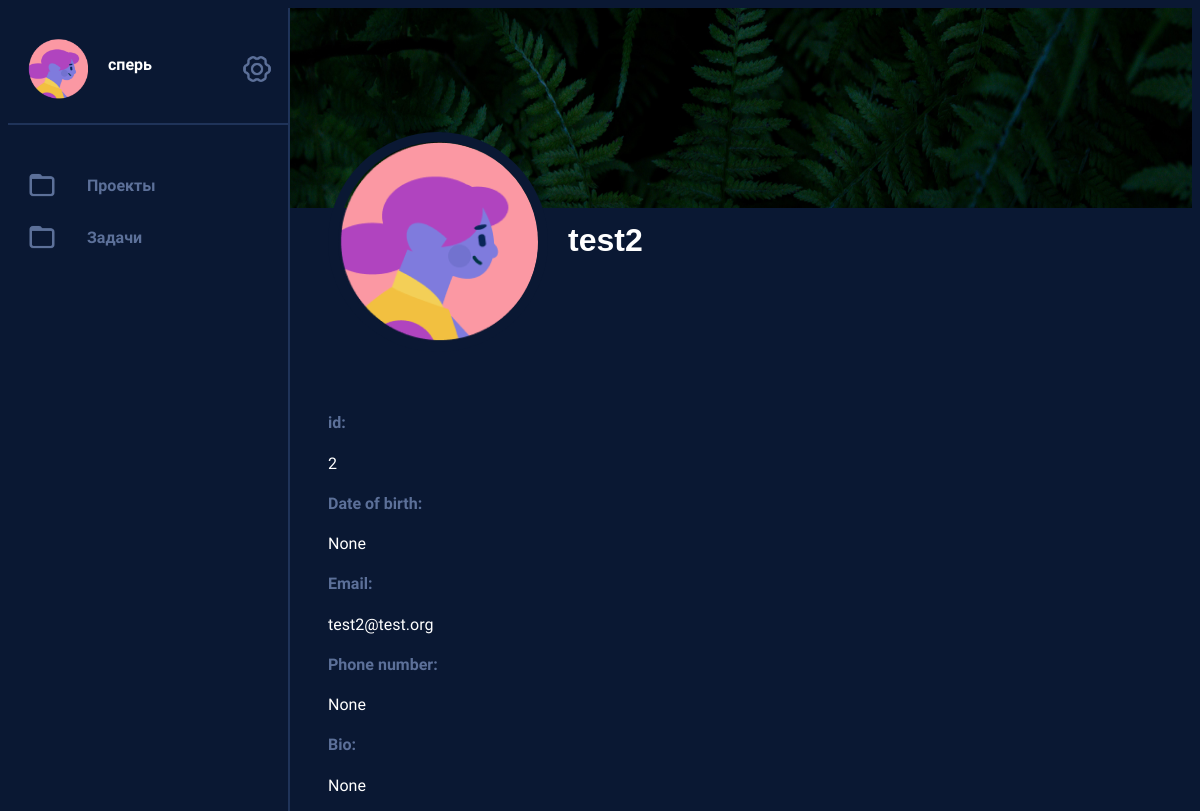
The page /profile/2 (signed in) on the database as committed earlier.
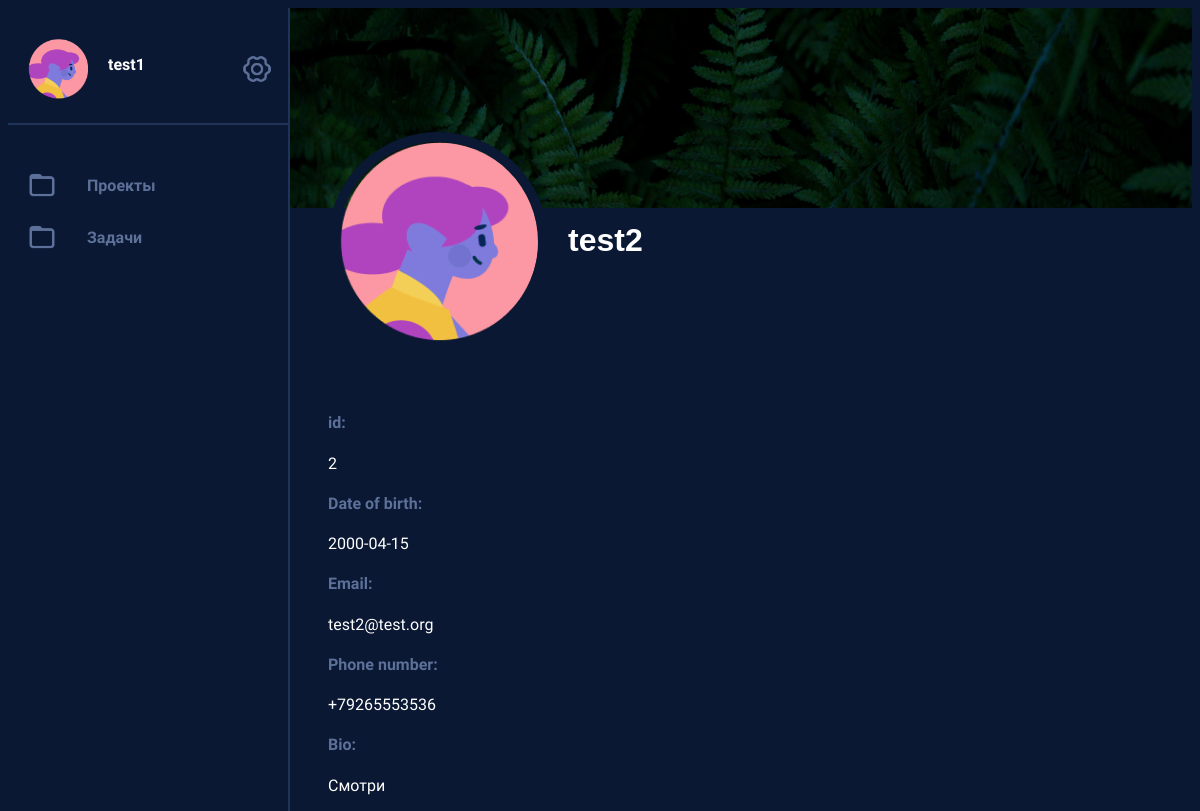
The same page on the database as committed later.
### data/users.py (models this page shows, shortened)
class User(SqlAlchemyBase, UserMixin, SerializerMixin):
    __tablename__ = 'users'
    id = sqlalchemy.Column(sqlalchemy.Integer, primary_key=True, autoincrement=True)
    login = sqlalchemy.Column(sqlalchemy.String, nullable=True)
    password = sqlalchemy.Column(sqlalchemy.String, nullable=True)
    email = sqlalchemy.Column(sqlalchemy.String, index=True, unique=True, nullable=True)
    phone = sqlalchemy.Column(sqlalchemy.String, index=True, unique=True, nullable=True)
    name = sqlalchemy.Column(sqlalchemy.String, nullable=True)
    birth_date = sqlalchemy.Column(sqlalchemy.DateTime, nullable=True)
    bio = sqlalchemy.Column(sqlalchemy.String, nullable=True)
    projects = sqlalchemy.Column(sqlalchemy.String, nullable=True, default=None)
    tasks = sqlalchemy.Column(sqlalchemy.String, nullable=True, default=None)
    picture = sqlalchemy.Column(sqlalchemy.Integer, nullable=True)

### services/profile.py (the view)
@blueprint.route('/profile/<int:user_id>')
@login_required
def profile1(user_id):
    u = flask_login.current_user.id
    if u == user_id:
        return redirect('/profile')
    db_sess = session.create_session()
    user = db_sess.query(User).get(user_id)
    us = db_sess.query(User).get(u)
    return render_template('profile_foreign.html', title='Verk | Profile', name=us.name, naming=user.name, id=user_id, email=user.email,
                           list_of_avatars=list_of_avatars, avatar=us.picture-1, phone=user.phone, ava=user.picture-1,
                           birth_date=str(user.birth_date).split()[0], bio=user.bio)

### data/db_session.py (called while the page is built)
def create_session() -> Session:
    global __factory
    return __factory()

### funcs.py (called while the page is built)
@login_manager.user_loader
def load_user(user_id):
    return db_session.query(User).get(user_id)

### templates/profile_foreign.html (shortened to what this page needs)
<!DOCTYPE html>
<html>
<head>
    <link href="/static/style.css" rel="stylesheet" type="text/css" />
</head>
<body>
{% extends "base.html" %}
{% block content %}
<div class="viewport">
         <div class="user_info">
            <div class="user_wallpaper">
                <img src="/static/favicons/k.jpg">
            </div>
            <div class="name_and_picture">
                <img src={{list_of_avatars[ava]}}>
                <div class="data_info">
                    <h1>{{naming}}</h1>
                </div>
            </div>
        </div>
        <div class="profile_info">
            <h4>id:</h4>
            <p>{{id}}</p>
            <h4>Date of birth:</h4>
            <p>{{birth_date}}</p>
            <h4>Email:</h4>
            <p>{{email}}</p>
            <h4>Phone number:</h4>
            <p>{{phone}}</p>
            <h4>Bio:</h4>
            <p>{{bio}}</p>
        </div>
</div>
{% endblock %}

### templates/base.html (shortened to what this page needs)
<!DOCTYPE html>
<html>
<head>
    <link href="/static/style.css" rel="stylesheet" type="text/css" />
</head>
<body class="base_aside">
    <aside>
        <div class="account_menu">
            <div class="profile_pic">
                <img src="{{list_of_avatars[avatar]}}">
            </div>
            <div class="greeting">
                <h3><a href="/profile/{{id}}">{{name}}</a></h3>
            </div>
            <div class="icon">
                <img src="/static/icons/settings.png">
            </div>
        </div>
        <div class="page_menu">
            <div class="page_element">
                <div class="icon">
                    <img src="/static/icons/folder.png">
                </div>
                <h4><a href="/projects">Проекты</a></h4>
            </div>
            <div class="page_element">
                <div class="icon">
                    <img src="/static/icons/folder.png">
                </div>
                <h4><a href="/tasks">Задачи</a></h4>
            </div>
        </div>
    </aside>
{% block content %}{% endblock %}
</body>
</html>

### static/style.css (style rules this page uses)
html, body { height: 100%; width: 100%; background-color: #0A1833; font-family: Nunito, Arial; display: flex; }
h1 { font-family: Arial; color: #FFF; }
h4 { font-family: Nunito; font-size: 16px; color: #5C7099; }
h4 a { color: #5C7099; text-decoration: none; }
h3 { font-family: Nunito; font-size: 16px; color: #FFF; }
p { font-family: Nunito; font-size: 16px; color: #FFF; }
aside { padding-top: 1%; padding: 0%; max-width: 280px; border-width: 0px; border-right-width: 2px; border-style: solid; border-color: #1F3359; position: fixed; background-color: #0A1833; height: 100%; }
.account_menu { display: flex; margin-top: 4%; padding: 20px; margin-bottom: 40px; border-style: solid; border-color: #1F3359; border-width: 0px; border-bottom-width: 2px; }
.greeting { display: grid; margin-left: 20px; min-width: 130px; }
.profile_pic img { width: 60px; }
.page_menu { padding-left: 20px; margin-left: 5px; padding-bottom: 30px; border-style: solid; border-color: #1F3359; border-bottom: None; border-width: 0px; border-bottom-width: 2px; }
.page_element { display: flex; margin: -10px; }
.icon img { max-width: 60px; width: 40%; min-width: 30px; margin-left: 4px; margin-top: 15px; }
aside .icon img { margin-right: 120%; }
.viewport { display: grid; margin-left: 280px; width: 100%; }
.viewport h1 { margin-top: 20px; margin-left: 20px; margin-bottom: 40px; margin-right: 20px; }
h3 a { font-family: Nunito; font-size: 16px; color: #FFF; text-decoration: none; }
.viewport .profile_info { margin: 40px; }
.user_info .user_wallpaper img { width: 100%; height: 200px; }
.user_info .name_and_picture { display: flex; margin-top: -80px; margin-left: 40px; }
.user_info .name_and_picture img { border-color: #0a1833; border-width: 10px; border-style: solid; border-radius: 100%; }
.user_info .name_and_picture .data_info h1 { margin-top: 90px; }
a { color: #FFF; text-decoration: none; }

Rows that differ between the two databases and show on the page:
changed User: name "сперь" → "test1"
changed User "test2": phone (not shown) → "+79265553536"; bio (not shown) → "Смотри"
Other text that changed with them:
{{ birth_date }}: "None" → "2000-04-15"
{{ phone }}: "None" → (not shown)
{{ bio }}: "None" → (not shown)
